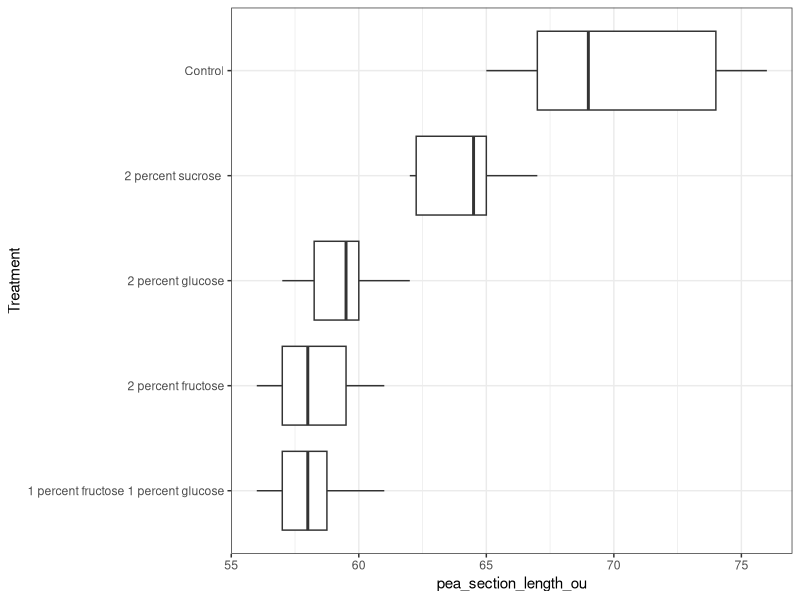
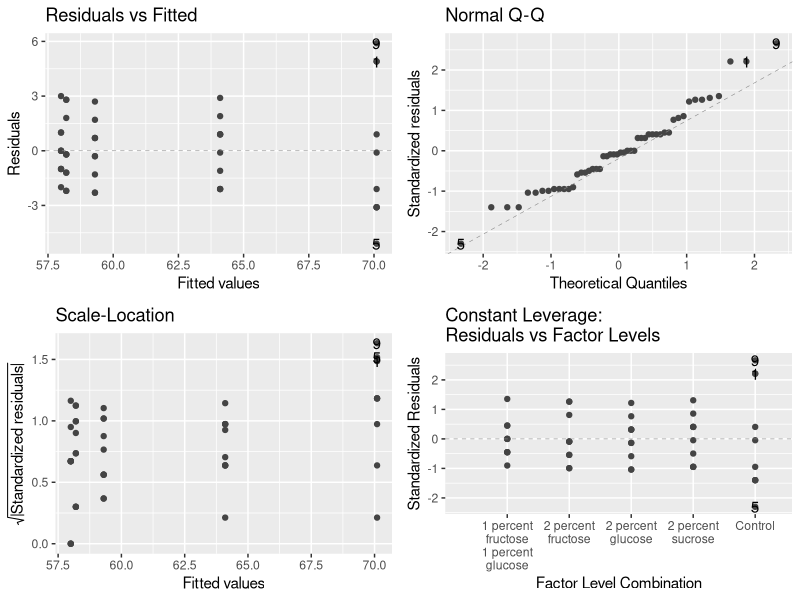

The R script that drew these images, in order:
## ---- chunk 1
rm(list=ls())
library(tidyverse)
library(here)
library(ggfortify)
library(multcomp)
## ---- chunk 2
pea <- read.csv(here("Data/s_r_pea_sections.csv"))
## ---- chunk 3
glimpse(pea)
## ---- chunk 4
pea$Treatment <- 
  as.factor(pea$Treatment)
levels(pea$Treatment)
## ---- chunk 5
ggplot(pea, aes(x = Treatment, y = pea_section_length_ou)) +
  geom_boxplot() +
  theme_bw() +
  coord_flip()
## ---- chunk 6
# change reference level to Control w/ fct relevel
pea$Treatment <- 
  relevel(pea$Treatment, ref = "Control")
levels(pea$Treatmen)

model_pea <- lm(pea_section_length_ou ~ Treatment, 
                data = pea)
## ---- chunk 7
autoplot(model_pea, smooth.colour = NA)
## ---- chunk 8
anova(model_pea)
# treatment groups appear to be statistically different from each other (F(4,45) = 49.368, p = 6.7x10^-10)

summary(model_pea)
## ---- chunk 9
tukey_pea <- glht(model_pea, linfct = mcp(Treatment = "Tukey")) # tukey model 

summary(tukey_pea) # shows comparison between every treatment 

cld(tukey_pea) # shows compact letter display of tukey results
